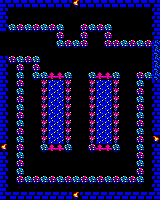

A 2D game scene composited from a Tiled map and its tileset images. What follows is a short description and the map's XML, with every tile layer's data as written:
An orthogonal 20x25 tile map with 8x8 px tiles, 1 tile layer (Capa de Patrones 1).

<map version="1.2" tiledversion="1.2.4" orientation="orthogonal" renderorder="right-down" width="20" height="25" tilewidth="8" tileheight="8" infinite="0" nextlayerid="2" nextobjectid="1">
 <tileset firstgid="1" source="sp.tsx" />
 <layer id="1" name="Capa de Patrones 1" width="20" height="25">
  <data encoding="csv">
17,17,17,17,17,17,17,17,17,29,17,17,17,17,17,17,17,17,17,16,
17,1,1,1,1,1,1,1,1,1,1,1,1,1,1,1,1,1,1,16,
17,1,1,1,1,1,1,1,1,1,1,1,1,1,1,1,1,1,1,16,
17,36,37,36,37,36,37,36,1,1,37,36,37,36,1,1,1,1,1,16,
1,1,1,1,1,1,1,37,1,1,37,1,1,37,1,1,1,1,1,16,
1,1,1,1,1,1,1,36,37,36,37,1,1,37,37,36,37,36,37,11,
1,1,1,1,1,1,1,1,1,1,1,1,1,1,1,1,1,1,1,11,
17,37,36,37,36,1,1,1,1,1,1,1,1,1,1,1,1,1,1,11,
17,1,37,1,37,1,1,1,1,1,1,1,1,1,1,1,1,1,1,11,
17,1,36,1,36,36,4,4,36,1,1,36,4,4,36,1,1,37,36,11,
17,1,37,1,1,9,28,28,9,1,1,9,28,28,9,1,1,36,1,16,
17,1,36,1,1,9,28,28,9,1,1,9,28,28,9,1,1,37,1,16,
17,1,37,1,1,9,28,28,9,1,1,9,28,28,9,1,1,36,1,16,
17,1,36,1,1,9,28,28,9,1,1,9,28,28,9,1,1,37,1,16,
17,1,37,1,1,9,28,28,9,1,1,9,28,28,9,1,1,36,1,16,
17,1,36,1,1,9,28,28,9,1,1,9,28,28,9,1,1,37,1,16,
17,1,37,1,1,9,28,28,9,1,1,9,28,28,9,1,1,36,1,16,
17,1,36,1,1,9,28,28,9,1,1,9,28,28,9,1,1,37,1,32,
29,1,37,1,1,36,4,4,36,1,1,37,4,4,36,1,1,36,1,16,
17,1,36,1,1,1,1,1,1,1,1,1,1,1,1,1,1,37,1,16,
17,1,37,1,1,1,1,1,1,1,1,1,1,1,1,1,1,36,1,16,
17,1,36,1,1,1,1,1,1,1,1,1,1,1,1,1,1,37,1,16,
17,1,37,36,37,36,37,36,37,36,37,36,37,36,37,36,37,36,1,16,
17,1,1,1,1,1,1,1,1,1,1,1,1,1,1,1,1,1,1,16,
17,16,16,16,16,16,16,16,16,29,16,16,16,16,16,16,16,16,16,16
</data>
 </layer>
</map>
